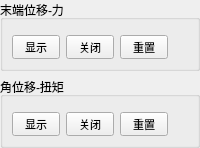
         <widget class="QWidget" name="plotExperimentPage">
          <layout class="QVBoxLayout" name="plotExperimentPageLayout">
           <property name="leftMargin">
            <number>0</number>
           </property>
           <property name="topMargin">
            <number>0</number>
           </property>
           <property name="rightMargin">
            <number>0</number>
           </property>
           <property name="bottomMargin">
            <number>0</number>
           </property>
           <item>
            <widget class="QGroupBox" name="plotDispGroup">
         <property name="title">
          <string>末端位移-力</string>
         </property>
         <layout class="QVBoxLayout" name="plotDispGroupLayout">
          <item>
           <widget class="QFrame" name="plotPlaceholder1">
            <property name="frameShape">
             <enum>QFrame::Shape::StyledPanel</enum>
            </property>
           </widget>
          </item>
          <item>
           <layout class="QHBoxLayout" name="plotDispCtrlRow">
            <item>
             <widget class="QPushButton" name="plotDispShow">
              <property name="minimumSize">
               <size>
                <width>48</width>
                <height>24</height>
               </size>
              </property>
              <property name="styleSheet">
               <string>QPushButton{font-size:11px;padding:1px 6px;}</string>
              </property>
              <property name="text">
               <string>显示</string>
              </property>
             </widget>
            </item>
            <item>
             <widget class="QPushButton" name="plotDispClose">
              <property name="minimumSize">
               <size>
                <width>48</width>
                <height>24</height>
               </size>
              </property>
              <property name="styleSheet">
               <string>QPushButton{font-size:11px;padding:1px 6px;}</string>
              </property>
              <property name="text">
               <string>关闭</string>
              </property>
             </widget>
            </item>
            <item>
             <widget class="QPushButton" name="plotDispReset">
              <property name="minimumSize">
               <size>
                <width>48</width>
                <height>24</height>
               </size>
              </property>
              <property name="styleSheet">
               <string>QPushButton{font-size:11px;padding:1px 6px;}</string>
              </property>
              <property name="text">
               <string>重置</string>
              </property>
             </widget>
            </item>
            <item>
             <spacer name="hSpacerPlotDisp">
              <property name="orientation">
               <enum>Qt::Orientation::Horizontal</enum>
              </property>
              <property name="sizeHint" stdset="0">
               <size>
                <width>0</width>
                <height>0</height>
               </size>
              </property>
             </spacer>
            </item>
           </layout>
          </item>
         </layout>
            </widget>
           </item>
           <item>
            <widget class="QGroupBox" name="plotAngGroup">
         <property name="title">
          <string>角位移-扭矩</string>
         </property>
         <layout class="QVBoxLayout" name="plotAngGroupLayout">
          <item>
           <widget class="QFrame" name="plotPlaceholder2">
            <property name="frameShape">
             <enum>QFrame::Shape::StyledPanel</enum>
            </property>
           </widget>
          </item>
          <item>
           <layout class="QHBoxLayout" name="plotAngCtrlRow">
            <item>
             <widget class="QPushButton" name="plotAngShow">
              <property name="minimumSize">
               <size>
                <width>48</width>
                <height>24</height>
               </size>
              </property>
              <property name="styleSheet">
               <string>QPushButton{font-size:11px;padding:1px 6px;}</string>
              </property>
              <property name="text">
               <string>显示</string>
              </property>
             </widget>
            </item>
            <item>
             <widget class="QPushButton" name="plotAngClose">
              <property name="minimumSize">
               <size>
                <width>48</width>
                <height>24</height>
               </size>
              </property>
              <property name="styleSheet">
               <string>QPushButton{font-size:11px;padding:1px 6px;}</string>
              </property>
              <property name="text">
               <string>关闭</string>
              </property>
             </widget>
            </item>
            <item>
             <widget class="QPushButton" name="plotAngReset">
              <property name="minimumSize">
               <size>
                <width>48</width>
                <height>24</height>
               </size>
              </property>
              <property name="styleSheet">
               <string>QPushButton{font-size:11px;padding:1px 6px;}</string>
              </property>
              <property name="text">
               <string>重置</string>
              </property>
             </widget>
            </item>
            <item>
             <spacer name="hSpacerPlotAng">
              <property name="orientation">
               <enum>Qt::Orientation::Horizontal</enum>
              </property>
              <property name="sizeHint" stdset="0">
               <size>
                <width>0</width>
                <height>0</height>
               </size>
              </property>
             </spacer>
            </item>
           </layout>
          </item>
         </layout>
            </widget>
           </item>
          </layout>
         </widget>
